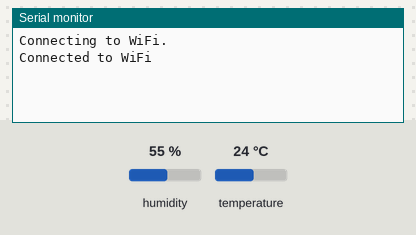
This sketch was run on a simulated ESP8266 (NodeMCU). Shown: the last lines printed to the serial monitor. The inputs (shaded band) are chosen by the test bench; at power-on: humidity 55 %, temperature 24 °C. WiFi joins after 1.5 s; servers stay silent unless stated.

Above: at 6.2 s.
6.3 s: humidity set to 22 %
At 15.7 s:
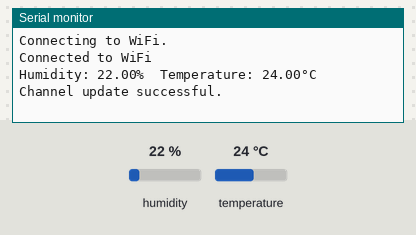
21.3 s: temperature set to 12 °C
At 30.55 s:
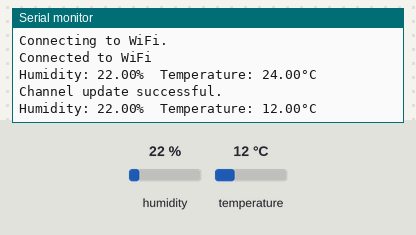
36.3 s: humidity set to 40 %
At 46.8 s:
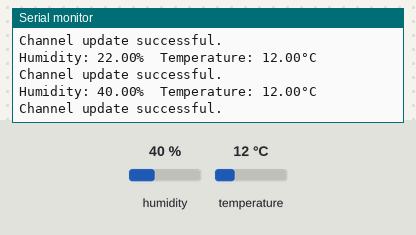

The sketch:

Thinspeak.ino
```cpp
#include <ESP8266WiFi.h>
#include "ThingSpeak.h"
#include "DHT.h"

const char* ssid = "SAMSUNGPHAT";
const char* password = "1234567890";
unsigned long channelID = 2339889;
const char* writeKey = "VZZ1W4YF07C25T7M";

unsigned long lastTime = 0;
unsigned long timerDelay = 15000;

#define DHTPIN D4
#define DHTTYPE DHT11

WiFiClient client;
DHT dht(DHTPIN, DHTTYPE);

void setup() {
  Serial.begin(115200);
  connectToWiFi();
  ThingSpeak.begin(client);
  dht.begin();
}

void loop() {
  if (millis() - lastTime > timerDelay) {
    readAndUploadData();
    lastTime = millis();
  }
}

void connectToWiFi() {
  Serial.print("Connecting to WiFi");
  WiFi.mode(WIFI_STA);

  while (WiFi.status() != WL_CONNECTED) {
    WiFi.begin(ssid, password);
    delay(5000);
    Serial.print(".");
  }

  Serial.println("\nConnected to WiFi");
}

void readAndUploadData() {
  if (WiFi.status() != WL_CONNECTED) {
    connectToWiFi();
  }

  float humidity = dht.readHumidity();
  float temperature = dht.readTemperature();

  Serial.print("Humidity: ");
  Serial.print(humidity);
  Serial.print("%  Temperature: ");
  Serial.print(temperature);
  Serial.println("°C ");

  ThingSpeak.setField(1, temperature);
  ThingSpeak.setField(2, humidity);

  int response = ThingSpeak.writeFields(channelID, writeKey);
  if (response == 200) {
    Serial.println("Channel update successful.");
  } else {
    Serial.println("Problem updating channel. HTTP error code " + String(response));
  }
}
```

Measured:
- after the input at 6.3 s, the serial monitor: prints a new line after 8.7 s (image 1)
- after the input at 21.3 s, the serial monitor: prints a new line after 9.0 s (image 2)
- after the input at 36.3 s, the serial monitor: prints a new line after 9.4 s (image 3)
